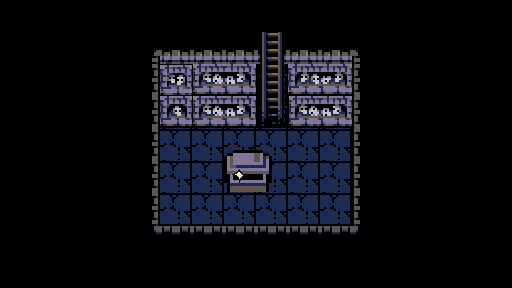

The image is a tile-based game level rendered from a .tmx file. Its description and complete source (layers, tilesets, objects, tile grids) follow:
An orthogonal 16x9 tile map with 32x32 px tiles, 5 tile layers (Wall, Ladder, Floor, Coffin, ...), 4 tilesets and 11 objects (2x library.tmx).

<map version="1.10" tiledversion="1.12.0" orientation="orthogonal" renderorder="right-down" width="16" height="9" tilewidth="32" tileheight="32" infinite="0" nextlayerid="12" nextobjectid="17">
 <tileset firstgid="1" source="floor_paid.tsx" />
 <tileset firstgid="99" source="wall_paid.tsx" />
 <tileset firstgid="295" source="wallfloor.tsx" />
 <tileset firstgid="595" source="bookself.tsx" />
 <layer id="1" name="Wall" width="16" height="9">
  <data encoding="csv">
114,114,114,114,114,114,114,114,114,114,114,114,114,114,114,114,
114,114,114,114,103,104,104,104,104,104,104,105,114,114,114,114,
114,114,114,114,117,206,190,191,149,193,194,119,114,114,114,114,
114,114,114,114,117,192,190,191,163,190,191,119,114,114,114,114,
114,114,114,114,117,0,0,0,0,0,0,119,114,114,114,114,
114,114,114,114,117,0,0,0,0,0,0,119,114,114,114,114,
114,114,114,114,117,0,0,0,0,0,0,119,114,114,114,114,
114,114,114,114,131,132,132,132,132,132,132,133,114,114,114,114,
114,114,114,114,114,114,114,114,114,114,114,114,114,114,114,114
</data>
 </layer>
 <layer id="4" name="Ladder" width="16" height="9">
  <data encoding="csv">
0,0,0,0,0,0,0,0,0,0,0,0,0,0,0,0,
0,0,0,0,0,0,0,0,364,0,0,0,0,0,0,0,
0,0,0,0,0,0,0,0,364,0,0,0,0,0,0,0,
0,0,0,0,0,0,0,0,384,0,0,0,0,0,0,0,
0,0,0,0,0,0,0,0,0,0,0,0,0,0,0,0,
0,0,0,0,0,0,0,0,0,0,0,0,0,0,0,0,
0,0,0,0,0,0,0,0,0,0,0,0,0,0,0,0,
0,0,0,0,0,0,0,0,0,0,0,0,0,0,0,0,
0,0,0,0,0,0,0,0,0,0,0,0,0,0,0,0
</data>
 </layer>
 <objectgroup id="3" name="Wall_Collision">
  <object id="1" x="147.722" y="103.855" width="111.392" height="22.6603" />
  <object id="3" x="350.928" y="108.431" width="25.11" height="124.576" />
  <object id="4" x="140.664" y="106.264" width="17.7608" height="126.181" />
  <object id="5" x="150.772" y="226.48" width="211.573" height="21.4354" />
  <object id="6" x="283.167" y="104.667" width="73.3333" height="23.0833" />
  <object id="7" x="283.083" y="32.6667" width="26.9167" height="94.6667" />
  <object id="8" x="235.333" y="31.3333" width="26" height="94.6667" />
  <object id="16" x="248.25" y="23.75" width="47.25" height="17" />
 </objectgroup>
 <objectgroup id="5" name="Library_Chamber">
  <object id="9" name="library.tmx" x="264" y="35.3333" width="16.6667" height="16.6667" />
 </objectgroup>
 <objectgroup id="6" name="SpawnPoints">
  <object id="11" name="library.tmx" x="272.667" y="56">
   <point />
  </object>
 </objectgroup>
 <layer id="2" name="Floor" width="16" height="9">
  <data encoding="csv">
0,0,0,0,0,0,0,0,0,0,0,0,0,0,0,0,
0,0,0,0,0,0,0,0,0,0,0,0,0,0,0,0,
0,0,0,0,0,0,0,0,0,0,0,0,0,0,0,0,
0,0,0,0,0,0,0,0,0,0,0,0,0,0,0,0,
0,0,0,0,0,64,64,64,64,64,64,0,0,0,0,0,
0,0,0,0,0,64,64,64,64,64,64,0,0,0,0,0,
0,0,0,0,0,64,64,64,64,64,64,0,0,0,0,0,
0,0,0,0,0,0,0,0,0,0,0,0,0,0,0,0,
0,0,0,0,0,0,0,0,0,0,0,0,0,0,0,0
</data>
 </layer>
 <layer id="9" name="Coffin" width="16" height="9">
  <data encoding="csv">
0,0,0,0,0,0,0,0,0,0,0,0,0,0,0,0,
0,0,0,0,0,0,0,0,0,0,0,0,0,0,0,0,
0,0,0,0,0,0,0,0,0,0,0,0,0,0,0,0,
0,0,0,0,0,0,698,698,0,0,0,0,0,0,0,0,
0,0,0,0,0,0,698,682,683,0,0,0,0,0,0,0,
0,0,0,0,0,0,0,696,697,0,0,0,0,0,0,0,
0,0,0,0,0,0,0,0,0,0,0,0,0,0,0,0,
0,0,0,0,0,0,0,0,0,0,0,0,0,0,0,0,
0,0,0,0,0,0,0,0,0,0,0,0,0,0,0,0
</data>
 </layer>
 <objectgroup id="11" name="Coffin_Collision">
  <object id="12" x="228.182" y="164" width="39.2727" height="27.6364" />
 </objectgroup>
 <layer id="10" name="Item" width="16" height="9">
  <data encoding="csv">
0,0,0,0,0,0,0,0,0,0,0,0,0,0,0,0,
0,0,0,0,0,0,0,0,0,0,0,0,0,0,0,0,
0,0,0,0,0,0,0,0,0,0,0,0,0,0,0,0,
0,0,0,0,0,0,0,0,0,0,0,0,0,0,0,0,
0,0,0,0,0,0,0,0,0,0,0,0,0,0,0,0,
0,0,0,0,0,0,0,306,0,0,0,0,0,0,0,0,
0,0,0,0,0,0,0,0,0,0,0,0,0,0,0,0,
0,0,0,0,0,0,0,0,0,0,0,0,0,0,0,0,
0,0,0,0,0,0,0,0,0,0,0,0,0,0,0,0
</data>
 </layer>
</map>
